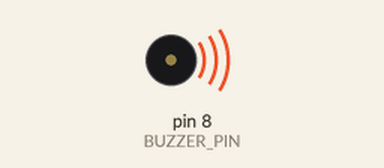
Simulated run of this sketch. Board: Arduino Uno, built with avr-gcc and run on an emulated ATmega328P. On the bench: buzzer (waves = sounding).

Above: at 0.1 s.
At 15.1 s:
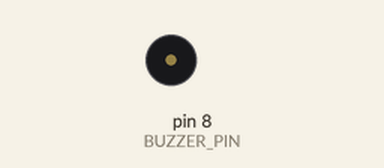
Timing chart, 0 to 16.6 s (numbered marks = the images above):
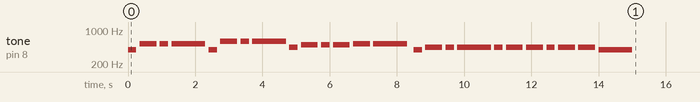

The sketch:

buzzer_songs.ino
```cpp
#include "pitches.h"
#define BUZZER_PIN 8

//Perfect
int melody[] =
{
NOTE_A4, NOTE_B4, NOTE_B4, NOTE_B4, NOTE_B4, NOTE_A4,//2
NOTE_G4, NOTE_B4, NOTE_B4, NOTE_B4, NOTE_B4,
NOTE_A4, NOTE_G4, NOTE_C5, NOTE_B4, NOTE_A4, NOTE_G4, NOTE_G4,
NOTE_D4, NOTE_B4, NOTE_C5, NOTE_B4, NOTE_A4
};

int durations[] =
 {8,4,4,4,
  8,8,8,4,4,4,
  8,8,8,4,8,8,
  8,4,4,4,8,8,4
};

int melody1[] =
{
NOTE_B4, NOTE_G5, NOTE_FS5, NOTE_E5,
NOTE_CS5, NOTE_A4, NOTE_CS5, NOTE_E5, NOTE_FS5, NOTE_A4, NOTE_FS5,
NOTE_E5, NOTE_D5, NOTE_CS5, NOTE_A4, NOTE_B4, NOTE_A4, NOTE_G4, NOTE_G4, NOTE_G5, NOTE_FS5, NOTE_E5, NOTE_CS5, NOTE_A4, NOTE_CS5, NOTE_A5, NOTE_FS5
};

int durations1[] =
 {8,
  8,8,8,8,4,8,4,8,8,8,8,8,8,4,4,4,4,8,8,8,8,6,4,4,8,2
};

int melody2[] = { NOTE_C4, NOTE_G4, NOTE_C5, NOTE_G5, NOTE_G5, NOTE_F5, NOTE_E5, NOTE_D5,
NOTE_G3, NOTE_D4, NOTE_G4, NOTE_D5, NOTE_D5, NOTE_E5, NOTE_F5, NOTE_E5,
NOTE_C5, NOTE_C5, NOTE_D5, NOTE_E5, NOTE_D5, NOTE_C5, NOTE_B4, NOTE_A4, NOTE_G4};

int durations2[] = { 8,8,8,8,8,8,8,4,
8,8,8,8,8,8,8,4,
4,4,4,4,4,4,8,8,4};

int melody3[] = {
  NOTE_G4, NOTE_C5, NOTE_C5, NOTE_C5,
  NOTE_G4, NOTE_D5, NOTE_D5, NOTE_D5,
  NOTE_A4, NOTE_B4, NOTE_B4, NOTE_B4, NOTE_C5, NOTE_C5,0,
  NOTE_G4, NOTE_A4, NOTE_A4, NOTE_A4,
  NOTE_A4, NOTE_A4, NOTE_A4, NOTE_A4, NOTE_A4, NOTE_A4, NOTE_G4,
};

  int durations3[] = {
//  8,8,8,8,4,4,2,
 // 8,8,2,4,2,
  8,4,8,2,
  8,4,8,2,
  8,4,8,4,4,2,0,
  8,4,8,2,
  8,4,4,8,4,4,2,
  8,4,8,3,
  8,4,8,3,
  8,4,8,4,4,3,
  8,4,8,3,8,4,8,4,8,4,3,
  8,8,4,3,4,
  4,4,4,
  4,4,4,4,8,4,3,
  4,8,4,8,4,8,4,4,2,
  4,4,4,8,4,4,3,8,
  4,4,4,8,4,4,3,
  4,4,4,8,3,
  8,4,8,4,8,2,2,2
  //my love
  };

void setup() {
    Serial.begin(9600);
    pinMode(BUZZER_PIN, OUTPUT);
  for (int i = 0; i < sizeof(melody3) / sizeof(melody3[0]); i++) {
          play_myLove(melody3[i], durations3[i]);
        }
}
void play_perfect(int note, int duration) {
    int noteDuration = 2000/ duration;
    tone(BUZZER_PIN, note, noteDuration);
    delay(noteDuration + 50);
    noTone(BUZZER_PIN);
    delay(50);
}

void play_cupid(int note, int duration) {
    int noteDuration = 2000/ duration;
    tone(BUZZER_PIN, note, noteDuration);
    delay(noteDuration + 50);
    noTone(BUZZER_PIN);
    delay(50);
}

void play_waiting4u(int note, int duration) {
    int noteDuration = 2000/ duration;
    tone(BUZZER_PIN, note, noteDuration);
    delay(noteDuration + 50);
    noTone(BUZZER_PIN);
    delay(50);
}
void play_myLove(int note, int duration) {
    int noteDuration1 = 2000/ duration;
    tone(BUZZER_PIN, note, noteDuration1);
    delay(noteDuration1 + 50);
    noTone(BUZZER_PIN);
    delay(50);

}
void loop() {

}
```
